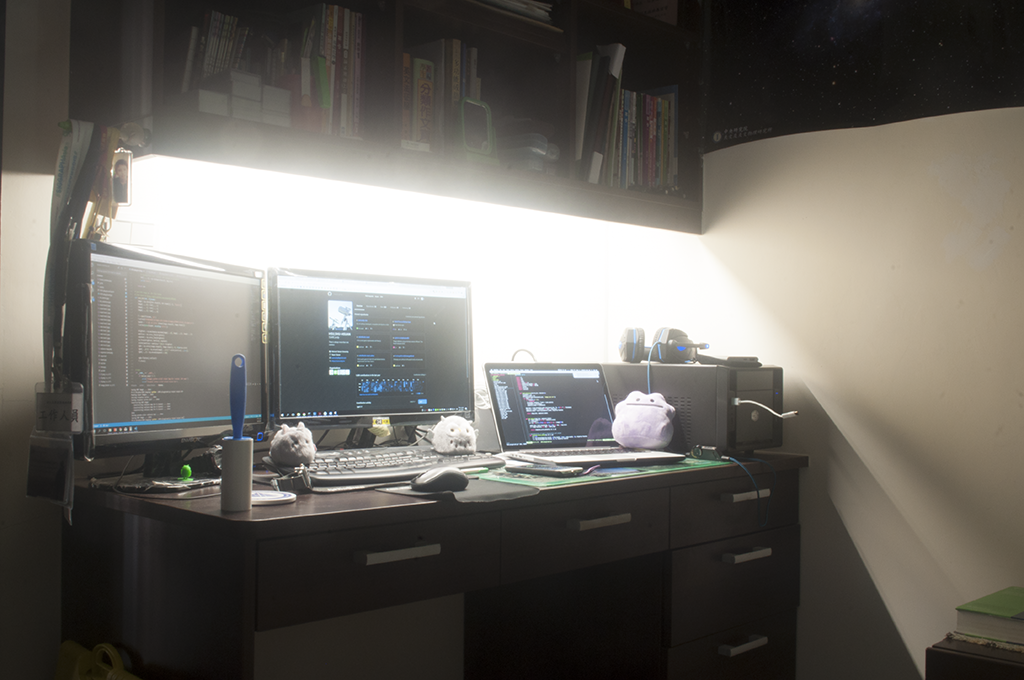
#> input picture HDR/dataset/desktop/DSC_0106.png, 1024 x 680 px, given in place of memorial, which was not available
$ python durand2002.py
#> lines starting #> are read from the running program, lines starting #| are printed output that depends on the picture; pictures that were not available may be replaced by others from this repository, and a replacement may not be noted
#> in load_hdr, img is the input picture: shape (680, 1024, 3); mean B, G, R 97.3, 103.4, 106.9
"""
Fast Bilateral Filtering for the Display of High-Dynamic-Range Images (Durand 2002)

Based on:
Durand, F., & Dorsey, J. (2002).
Fast bilateral filtering for the display of high-dynamic-range images.
ACM transactions on graphics (TOG), 21(3), 257-266.
"""

from pathlib import Path

import cv2
import numpy as np
from scipy.ndimage import gaussian_filter


class Durand2002:
    """
    ENGINEERING ASSUMPTIONS & DISCREPANCIES (Marker System):
    - [PAPER_STRICT]: Directly from the Durand 2002 paper (formula, constant, or step).
    - [ENGINEERING_ADAPTATION]: Omitted details, ambiguities, or modern stability/performance heuristics.

    1. Gaussian Definition: [PAPER_STRICT] Section 3.1 & Eq 2 define g(x) = exp(-x^2 / sigma^2).
       [ENGINEERING_ADAPTATION] Standard libraries (scipy) use exp(-x^2 / (2*sigma^2)).
       This implementation compensates by passing sigma / sqrt(2) to library functions.
    2. Color Space: [ENGINEERING_ADAPTATION] Assumes linear RGB input with Rec.709/sRGB primaries.
       [PAPER_STRICT] Section 6 mentions intensity calculations but doesn't define weights.
    3. Logarithm Base: [PAPER_STRICT] Durand's FAQ clarifies that 'log' in the paper refers to log10.
       This implementation strictly uses np.log10 for all domain transformations.
    4. Numerical Stability: [ENGINEERING_ADAPTATION] Added epsilon (1e-6) to log and division
       operations to prevent singularities in zero-valued pixels.
    5. Uncertainty Fixer (Section 5.3): [ENGINEERING_ADAPTATION] This section describes a heuristic
       to blend J and J_tilde based on log(k), but omits the actual mathematical mapping function.
       Due to this ambiguity (which forces flawed min-max normalizations) and the fact that the
       original authors completely omitted it in their official 2006 C++ implementation
       (Paris & Durand), this heuristic has been intentionally excluded to ensure robustness.
    6. Base Contrast: [ENGINEERING_ADAPTATION] The paper literally states "a base contrast of 5
       worked well". However, mapping to a linear contrast ratio of 5:1 causes severe washing out.
       The authors' later official C++ implementation for the Bilateral Grid (Paris & Durand, 2006;
       see https://people.csail.mit.edu/sparis/code/src/tone_mapping.tar.gz) explicitly states in its
       source code (tone_mapping.cpp): "meaningful values for the contrast are between 5.0 and 200.0.
       50.0 always gives satisfying results." Thus, 50.0 is used here.
    """

    def __init__(
        self,
        base_contrast: float = 50.0,
        sigma_r: float = 0.4,
        subsample_factor: int = 10,
    ):
        """
        Initialize the TMO with paper-referenced and performance parameters.

        Args:
            base_contrast: Target linear contrast ratio for the base layer (default 50.0 as per Paris & Durand 2006).
            sigma_r: Standard deviation in the intensity (log10) domain (default 0.4 as per Section 6).
            subsample_factor: Acceleration factor for spatial downsampling (default 10 as per Section 5.2).
        """
        self.base_contrast = base_contrast
        self.sigma_r = sigma_r
        self.subsample_factor = subsample_factor

        # [ENGINEERING_ADAPTATION] Standard Rec. 709 luminance weights.
        self.Y_WEIGHTS = np.array([0.2126729, 0.7151522, 0.0721750])

    def get_intensity(self, img_rgb: np.ndarray) -> np.ndarray:
        """Computes the luminance channel from linear RGB."""
        return np.dot(img_rgb, self.Y_WEIGHTS)

    def fast_bilateral_filter(self, L: np.ndarray, sigma_s: float) -> np.ndarray:
        """
        Piecewise-linear bilateral filtering with subsampling.
        (Strict implementation of Durand 2002, Sections 5.1 & 5.2)
        """
        h, w = L.shape

        # [ENGINEERING_ADAPTATION] Prevent excessive subsampling which causes blocky aliasing.
        # Ensure the standard deviation in the subsampled domain is at least ~1.5 pixels.
        max_subsample = max(1, int(sigma_s / (1.5 * np.sqrt(2))))
        actual_subsample = min(self.subsample_factor, max_subsample)

        # 1. Subsample the input (Nearest-neighbor as per Section 5.2)
        h_sub = max(h // actual_subsample, 2)
        w_sub = max(w // actual_subsample, 2)
        L_sub = cv2.resize(L, (w_sub, h_sub), interpolation=cv2.INTER_NEAREST)

        # 2. Discretize intensity range (Section 5.1)
        min_L, max_L = L.min(), L.max()
        segment_step = self.sigma_r
        num_segments = int(np.ceil((max_L - min_L) / segment_step))
        num_segments = max(num_segments, 1)

        i_values = min_L + np.arange(num_segments + 1) * segment_step

        # 3. Piecewise linear processing on subsampled image
        sigma_s_sub = sigma_s / actual_subsample
        # [PAPER_STRICT] Compensation for exp(-x^2/sigma^2) vs library exp(-x^2/2sigma^2)
        lib_sigma_s = sigma_s_sub / np.sqrt(2)

        J_full_layers = []

        for i_j in i_values:
            # [PAPER_STRICT] Range weight g(I_p - i^j)
            G_j_sub = np.exp(-((L_sub - i_j) ** 2) / (self.sigma_r**2))
            H_j_sub = G_j_sub * L_sub

            # Blur with spatial Gaussian f
            G_j_blurred_sub = gaussian_filter(G_j_sub, sigma=lib_sigma_s)
            H_j_blurred_sub = gaussian_filter(H_j_sub, sigma=lib_sigma_s)

            # [PAPER_STRICT] Eq 6 normalization
            J_j_sub = H_j_blurred_sub / (G_j_blurred_sub + 1e-8)

            # Upsample J^j to full resolution (Bilinear)
            J_j_full = cv2.resize(J_j_sub, (w, h), interpolation=cv2.INTER_LINEAR)
            J_full_layers.append(J_j_full)

        # 4. Final interpolation at full resolution to preserve edges
        J_stack = np.array(J_full_layers)

        # [PAPER_STRICT] Linear interpolation between segments (Fig 10)
        u = (L - min_L) / segment_step
        idx_lower = np.clip(np.floor(u).astype(int), 0, num_segments - 1)
        u_rem = u - idx_lower

        # [ENGINEERING_ADAPTATION] Optimized broadcasting index to save memory (replaces np.indices)
        rows = np.arange(h)[:, None]
        cols = np.arange(w)
        J_lower = J_stack[idx_lower, rows, cols]
        J_upper = J_stack[idx_lower + 1, rows, cols]
        B = (1.0 - u_rem) * J_lower + u_rem * J_upper

        return B

    def process(self, img_rgb: np.ndarray) -> np.ndarray:
        """Execute the Durand 2002 tone mapping pipeline."""
        img_rgb = img_rgb.astype(np.float64)

        # 1. Intensity and Log Domain (Section 6)
        # [PAPER_STRICT] "We perform our calculations on the logs of pixel intensities"
        I = self.get_intensity(img_rgb)
        L = np.log10(I + 1e-6)

        # [PAPER_STRICT] Section 6: sigma_s constant to a value of 2% of the image size
        h, w = L.shape
#> h = 680; w = 1024
        sigma_s = 0.02 * min(h, w)
#> sigma_s = 13.6

        # 2. Fast Bilateral Filter
        B = self.fast_bilateral_filter(L, sigma_s)
#> in fast_bilateral_filter, `L_sub = cv2.resize(L, (w_sub, h_sub), interpolation=cv2.INTER_NEAREST)`:
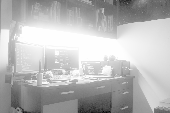
#> L_sub: shape (113, 170) float64; min 0.432, max 2.41, mean 1.86; drawn with min black and max white
#> in fast_bilateral_filter, `min_L, max_L = L.min(), L.max()`: min_L = 0.0267; max_L = 2.41
#> in fast_bilateral_filter, `num_segments = int(np.ceil((max_L - min_L) / segment_step))`: num_segments = 6
#> in fast_bilateral_filter, `i_values = min_L + np.arange(num_segments + 1) * segment_step`: i_values = [0.0267, 0.427, 0.827, 1.23, 1.63, 2.03, 2.43]
#> the loop in fast_bilateral_filter, `for i_j in i_values:` made 7 passes
#> i_j on passes 1 to 7: 0.0267, 0.427, 0.827, 1.23, 1.63, 2.03, 2.43
#> pass 1, in fast_bilateral_filter, `H_j_sub = G_j_sub * L_sub`:
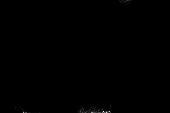
#> H_j_sub: shape (113, 170) float64; min 1.02e-15, max 0.155, mean 0.000242; drawn with min black and max white
#> after the loop in fast_bilateral_filter, `for i_j in i_values:`:
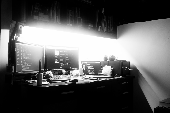
#> G_j_sub: shape (113, 170) float64; min 1.6e-11, max 0.997, mean 0.364
#> after the loop in fast_bilateral_filter, `for i_j in i_values:`:
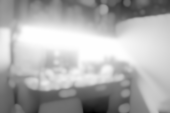
#> J_j_sub: shape (113, 170) float64; min 0.859, max 2.41, mean 1.92; drawn with min black and max white
#> after the loop in fast_bilateral_filter, `for i_j in i_values:`: J_full_layers = 7 items
#> in fast_bilateral_filter, `idx_lower = np.clip(np.floor(u).astype(int), 0, num_segments - 1)`:
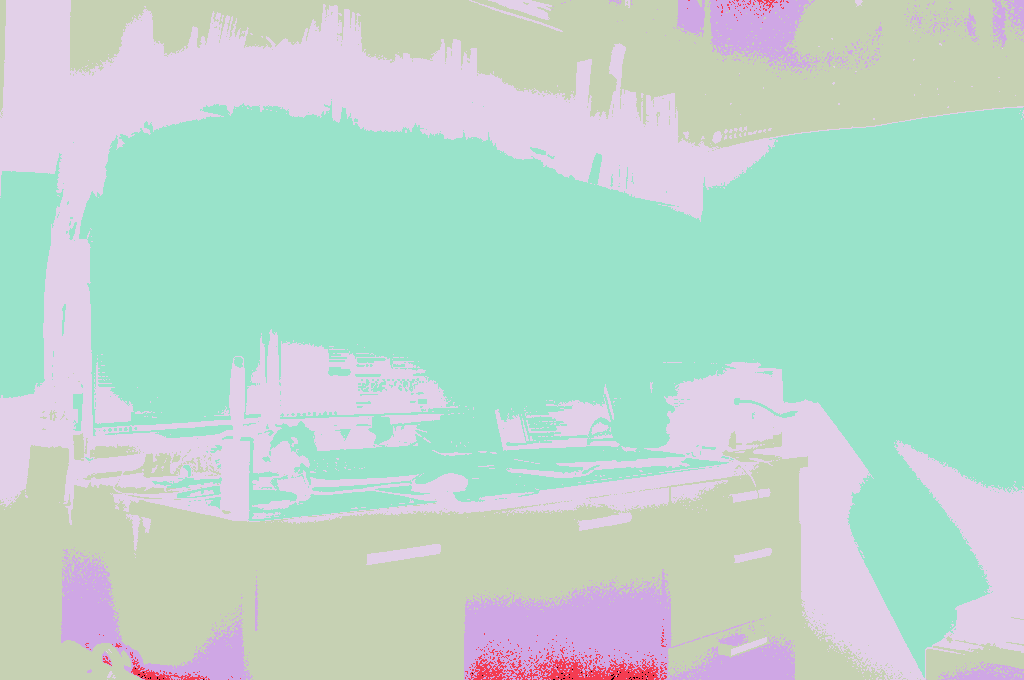
#> idx_lower: shape (680, 1024) int64; 6 distinct labels, from 0 to 5; one colour per label, 0 black

        # 3. Detail Layer (Section 6)
        D = L - B
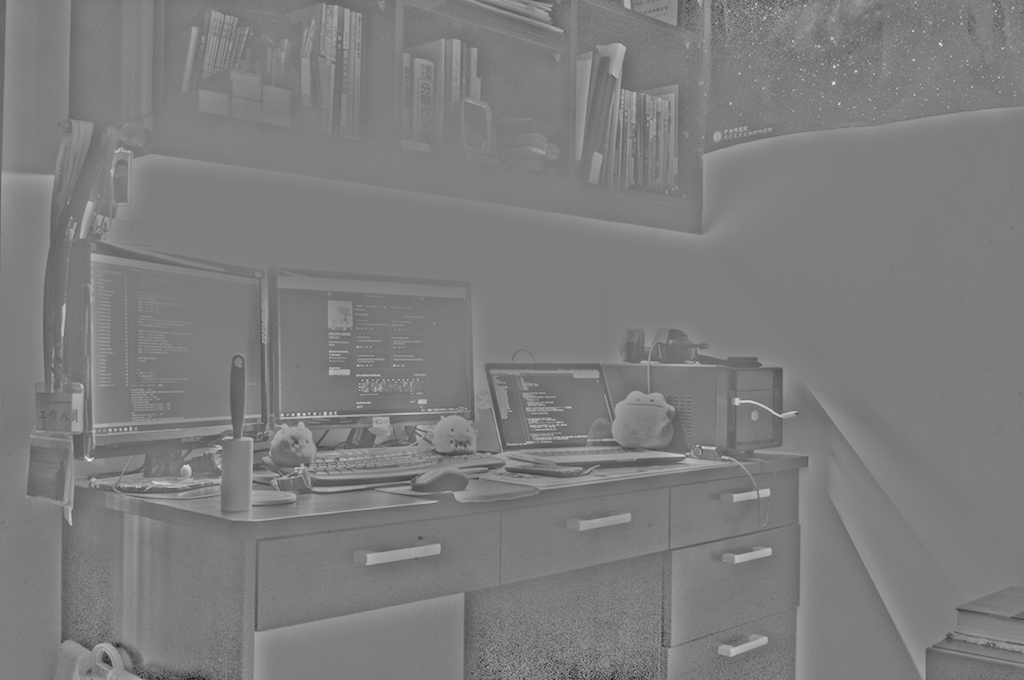
#> D: shape (680, 1024) float64; min -0.604, max 0.624, mean -6e-05; drawn with min black and max white

        # 4. Contrast Reduction of Base Layer (Section 6)
        # [PAPER_STRICT] Scale factor such that whole range is compressed to base contrast
        base_range = B.max() - B.min()
#> base_range = 1.79
        target_range = np.log10(self.base_contrast)

        scale = target_range / base_range if base_range > 1e-6 else 1.0
#> scale = 0.948

        # [PAPER_STRICT] Align max to 0 (as per FAQ and Equation in Section 6)
        B_prime = (B - B.max()) * scale

        # 5. Recombination & Restoration
        O_log = B_prime + D
        O = 10.0**O_log

        # [PAPER_STRICT] "Recompose color after contrast reduction"
        color_scale = O / (I + 1e-6)
        img_out = img_rgb * color_scale[:, :, np.newaxis]

        # [ENGINEERING_ADAPTATION] Standard display mapping (Gamma 2.2)
        img_out = np.clip(img_out, 0.0, 1.0)
        return (np.power(img_out, 1.0 / 2.2) * 255).astype(np.uint8)
#> returned value: shape (680, 1024, 3)


def load_hdr(path: str) -> np.ndarray:
    img = cv2.imread(path, cv2.IMREAD_ANYDEPTH | cv2.IMREAD_COLOR)
    if img is None:
        raise FileNotFoundError(f"Missing {path}")
    return cv2.cvtColor(img, cv2.COLOR_BGR2RGB)


if __name__ == "__main__":
    import argparse

    parser = argparse.ArgumentParser(description="Durand 2002 Fast Bilateral TMO - Strict Reference Implementation")
    parser.add_argument(
        "input",
        type=str,
        nargs="?",
        default="memorial",
        help="Input path or dataset name",
    )

    group_alg = parser.add_argument_group("Algorithm Parameters")
    group_alg.add_argument(
        "--base_contrast",
        type=float,
        default=50.0,
        help="Target linear contrast ratio for base layer (default 50.0)",
    )
    group_alg.add_argument(
        "--sigma_r",
        type=float,
        default=0.4,
        help="Intensity domain sigma in log10 units (default 0.4)",
    )

    group_perf = parser.add_argument_group("Performance & Artifacts")
    group_perf.add_argument(
        "--subsample",
        type=int,
        default=10,
        help="Spatial downsampling factor (default 10)",
    )

    group_io = parser.add_argument_group("Input/Output")
    group_io.add_argument("--output", type=str, help="Output image path")

    args = parser.parse_args()
    base_dir = Path(__file__).resolve().parent

    # Smart path resolution
    dataset_path = Path(args.input)
    if not dataset_path.exists():
        # Try finding the .hdr file inside the dataset folder
        potential_path = base_dir / "dataset" / args.input / f"{args.input}.hdr"
        if potential_path.exists():
            dataset_path = potential_path
        else:
            # Fallback to just the directory if no .hdr found
            dataset_path = base_dir / "dataset" / args.input

    if args.output is None:
        out_dir = base_dir / "output"
        out_dir.mkdir(parents=True, exist_ok=True)
        args.output = str(out_dir / f"{args.input}_durand2002.png")

    print(f"--- Processing {dataset_path.name} with Fast Bilateral Filter ---")
    print(f"Parameters: Base Contrast={args.base_contrast}, sigma_r={args.sigma_r}, Subsample={args.subsample}")

    img_hdr = load_hdr(str(dataset_path))
    tmo = Durand2002(
        base_contrast=args.base_contrast,
        sigma_r=args.sigma_r,
        subsample_factor=args.subsample,
    )
    result = tmo.process(img_hdr)
    cv2.imwrite(args.output, cv2.cvtColor(result, cv2.COLOR_RGB2BGR))
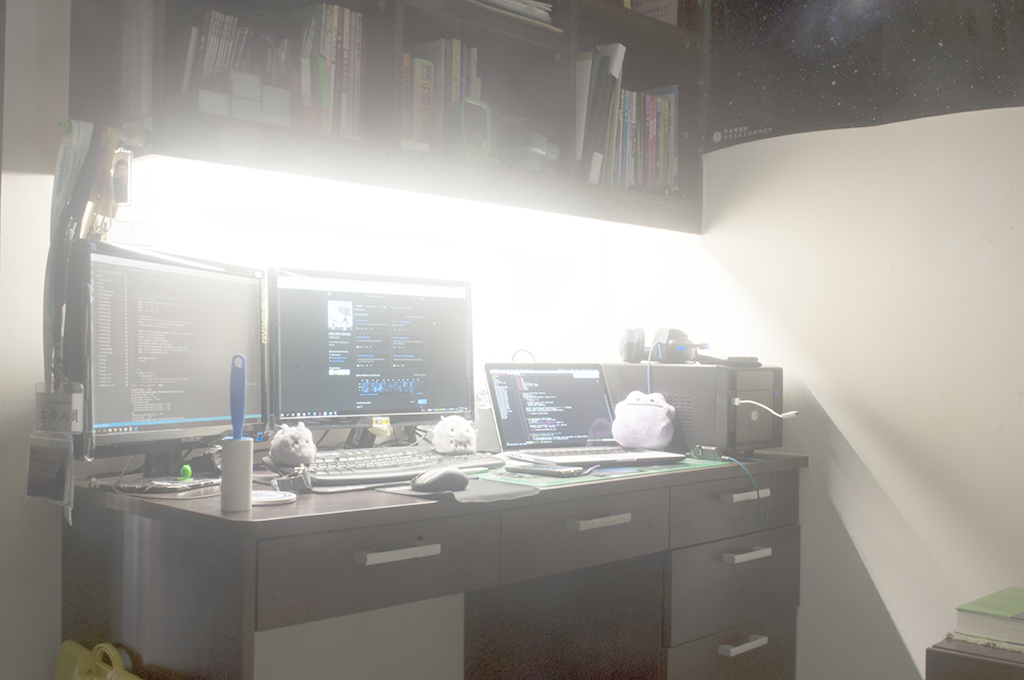
#> saved as memorial_durand2002.png: shape (680, 1024, 3); mean B, G, R 153.5, 158.8, 162.1
    print(f"✅ Result saved: {args.output}")
